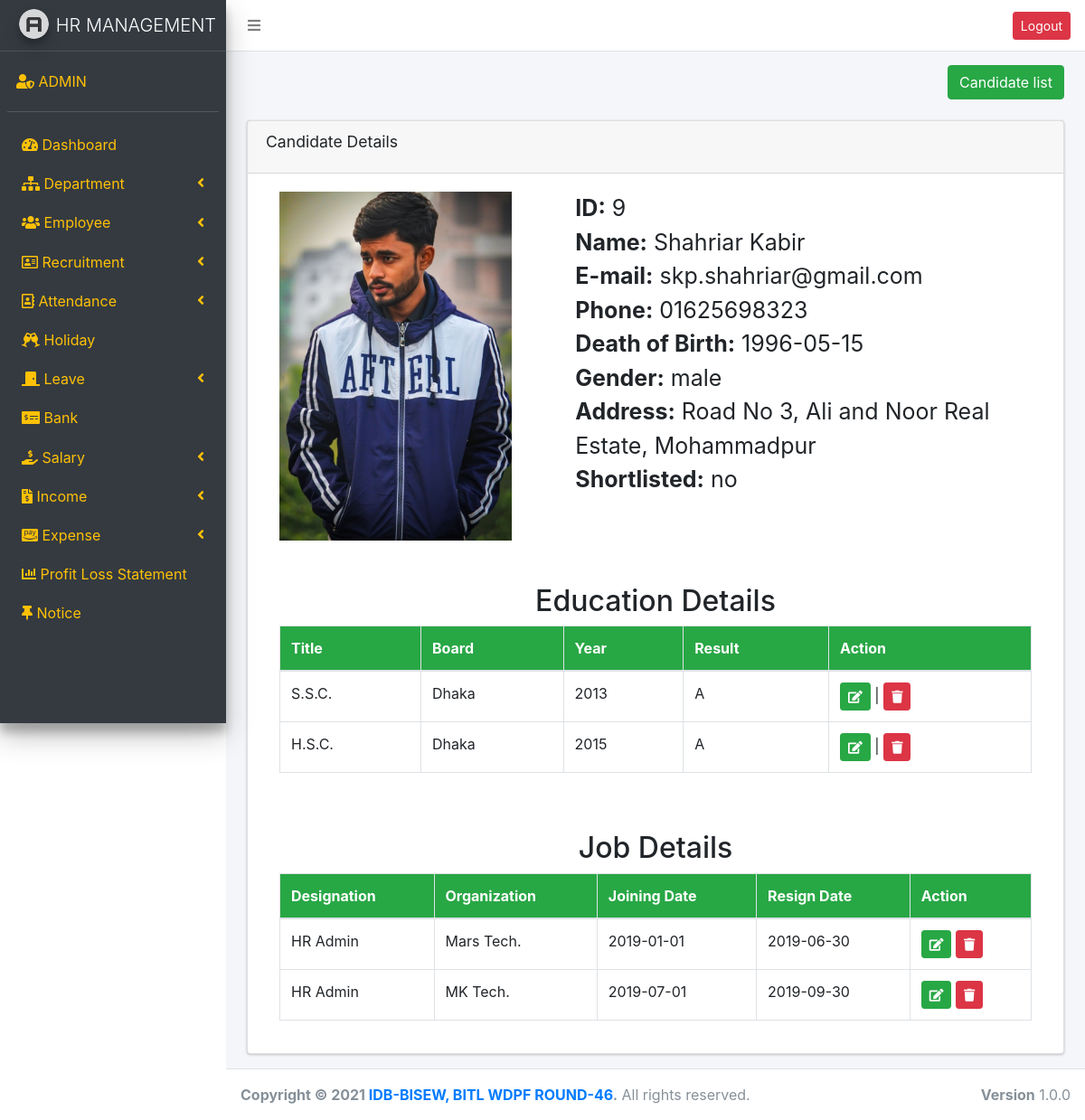
Page /candidate_details.php?id=9 (signed in) on the committed database.
### tables this page shows
CREATE TABLE `candidate` (
  `id` int(11) NOT NULL,
  `name` varchar(255) NOT NULL,
  `email` varchar(255) NOT NULL,
  `phone` varchar(20) NOT NULL,
  `address` text NOT NULL,
  `photo` varchar(200) NOT NULL,
  `dob` date NOT NULL,
  `gender` enum('male','female') DEFAULT NULL,
  `shortlisted` enum('yes','no') NOT NULL DEFAULT 'no',
  `status` enum('employee','candidate','','') NOT NULL DEFAULT 'candidate'
);

CREATE TABLE `candidate_education` (
  `eduID` int(11) NOT NULL,
  `title` varchar(255) NOT NULL,
  `year` varchar(10) NOT NULL,
  `board` varchar(255) NOT NULL,
  `result` varchar(10) NOT NULL,
  `candidateID` int(11) NOT NULL
);

CREATE TABLE `job_experience` (
  `jobID` int(11) NOT NULL,
  `designation` varchar(255) NOT NULL,
  `organization` text NOT NULL,
  `joining_date` date NOT NULL,
  `resign_date` date NOT NULL,
  `candidateID` int(11) NOT NULL
);

### candidate_details.php (the view)
<?php
require_once("header.php");
require_once("sidebar.php");
$id = $_GET['id'];
$candidate = $conn->query("SELECT * FROM `candidate` where candidate.id=$id");
$edu = $conn->query("SELECT * FROM `candidate_education` where candidate_education.candidateID=$id");
$job = $conn->query("SELECT * FROM `job_experience` where job_experience.candidateID=$id");
$can = $candidate->fetch_assoc();
?>
<section class="content-header">
    <div class="container-fluid">
        <div class="row mb-2">
            <div class="col-sm-6">
            </div>
            <div class="col-sm-6">
                <ol class="breadcrumb float-sm-right">
                    <li class="breadcrumb-item"><a class="btn btn-success" href="candidate_list.php">Candidate list</a></li>
                </ol>
            </div>
        </div>
    </div>
</section>
<section class="content">
    <div class="container-fluid">
        <div class="row">
            <div class="col-md-12">
                <div class="card">
                    <div class="card-header">
                        <h3 class="card-title">Candidate Details</h3>
                    </div>
                    <div class="card-body">
                        <div class="container cnd_dtl">
                            <div class="row">
                                <div class="col-md-4">
                                    <img src="assets/images/<?php echo $can['photo'] ?>" class="img-fluid" alt="">
                                </div>
                                <div class="col-md-8">
                                    <ul>
                                        <li><strong>ID:</strong> <?php echo $can['id'] ?> </li>
                                        <li><strong>Name:</strong> <?php echo $can['name'] ?> </li>
                                        <li><strong>E-mail:</strong> <?php echo $can['email'] ?></li>
                                        <li><strong>Phone:</strong> <?php echo $can['phone'] ?></li>
                                        <li><strong>Death of Birth:</strong> <?php echo $can['dob'] ?></li>
                                        <li><strong>Gender:</strong> <?php echo $can['gender'] ?></li>
                                        <li><strong>Address:</strong> <?php echo $can['address'] ?></li>
                                        <li><strong>Shortlisted:</strong> <?php echo $can['shortlisted'] ?></li>
                                    </ul>
                                </div>
                            </div>
                            <div class="row">
                                <div class="col-md-12">
                                    <h2 class="text-center mt-5">Education Details </h2>
                                    <table class="table table-bordered mt-2">
                                        <thead>
                                            <tr class="bg-success">
                                                <th scope="col">Title</th>
                                                <th scope="col">Board</th>
                                                <th scope="col">Year</th>
                                                <th scope="col">Result</th>
                                                <th scope="col">Action</th>
                                            </tr>
                                        </thead>
                                        <tbody>
                                            <?php while ($e = $edu->fetch_assoc()) { ?>
                                                <tr>
                                                    <td><?php echo $e['title'] ?></td>
                                                    <td><?php echo $e['board'] ?></td>
                                                    <td><?php echo $e['year'] ?></td>
                                                    <td><?php echo $e['result'] ?></td>
                                                    <td><a href="edit_cnd_edu.php?id=<?php echo $e['eduID'] ?>" class="btn btn-success btn-sm"><i class="fas fa-edit"></i></a> | <a href="candidate_education.php?delId=<?php echo $e['eduID'] ?>" class="btn btn-danger btn-sm" onclick="return confirm('Are you sure?')"><i class="fas fa-trash"></i></a></td>
                                                </tr>
                                            <?php } ?>
                                        </tbody>
                                    </table>
                                </div>
                            </div>
                            <div class="row">
                                <div class="col-md-12">
                                <h2 class="text-center mt-5">Job Details </h2>
                                    <table class="table table-bordered mt-2">
                                        <thead>
                                            <tr class="bg-success">
                                                <th scope="col">Designation</th>
                                                <th scope="col">Organization</th>
                                                <th scope="col">Joining Date</th>
                                                <th scope="col">Resign Date</th>
                                                <th scope="col">Action</th>
                                            </tr>
                                        </thead>
                                        <tbody>
                                            <?php while ($j=$job->fetch_assoc()) { ?>
                                                <tr>
                                                    <td><?php echo $j['designation']; ?></td>
                                                    <td><?php echo $j['organization']; ?></td>
                                                    <td><?php echo $j['joining_date']; ?></td>
                                                    <td><?php echo $j['resign_date']; ?></td>
                                                    <td>
                                                        <a href="jobExEdit.php?id=<?php echo $j['candidateID']; ?>" class="btn btn-sm btn-success"><i class="fas fa-edit"></i></a>
                                                        <a href="jobEx.php?id=<?php echo $j['candidateID']; ?>" onclick="return confirm('Are you sure?')" class="btn btn-sm btn-danger"><i class="fas fa-trash"></i></a>
                                                    </td>
                                                </tr>
                                            <?php
                                            }
                                            ?>
                                        </tbody>
                                    </table>
                                </div>
                            </div>
                        </div>
                    </div>
                </div>
            </div>
        </div>
    </div>
</section>
<?php require("footer.php"); ?>

### header.php (shortened to what this page needs)
<!DOCTYPE html>
<html lang="en">
<head>
  <link rel="stylesheet" href="https://pro.fontawesome.com/releases/v5.10.0/css/all.css" />
  <link rel="stylesheet" href="assets/css/adminlte.min.css">
  <link rel="stylesheet" href="https://maxcdn.bootstrapcdn.com/bootstrap/4.0.0/css/bootstrap.min.css">
  <link rel="stylesheet" type="text/css" media="screen" href="http://ajax.googleapis.com/ajax/libs/jqueryui/1.7.2/themes/base/jquery-ui.css">
  <link rel="stylesheet" href="assets/css/style.css">
</head>
<body class="hold-transition sidebar-mini layout-fixed">
  <div class="wrapper">
    <nav class="main-header navbar navbar-expand navbar-white navbar-light">
      <ul class="navbar-nav">
        <li class="nav-item">
          <a class="nav-link" data-widget="pushmenu" href="#" role="button"><i class="fas fa-bars"></i></a>
        </li>
      </ul>
      <ul class="navbar-nav ml-auto">
        <li class="nav-item">
          <a href="./logout.php " class="btn btn-sm btn-danger">Logout</a>
        </li>
      </ul>
    </nav>
    <div class="content-wrapper">

### sidebar.php (shortened to what this page needs)
<aside class="main-sidebar sidebar-dark-primary elevation-4">
  <a href="" class="brand-link">
    <img src="assets/images/AdminLTELogo.png" alt="AdminLTE Logo" class="brand-image img-circle elevation-3" style="opacity: .8">
    <span class="brand-text font-weight-light">HR MANAGEMENT</span>
  </a>
  <div class="sidebar">
    <div class="user-panel mt-3 pb-3 mb-3 d-flex">
      <div class="info">
        <a href="admin.php" class="d-block text-warning">
        <i class="fas fa-user-shield "></i>
        ADMIN</a>
      </div>
    </div>
    <nav class="mt-2">
      <ul class="nav nav-pills nav-sidebar flex-column" data-widget="treeview" role="menu" data-accordion="false">
        <li class="nav-item">
          <a href="dashboard.php" class="nav-link text-warning">
            <i class="fas fa-tachometer-alt"> </i>
            <p> Dashboard
            </p>
          </a>
        </li>
        <li class="nav-item">
          <a href="#" class="nav-link text-warning">
            <i class="fas fa-sitemap"></i>
            <p> Department
              <i class="fas fa-angle-left right"> </i>
            </p>
          </a>
        </li>
        <li class="nav-item">
          <a href="#" class="nav-link text-warning">
            <i class="fas fa-users"></i>
            <p> Employee
              <i class="fas fa-angle-left right"> </i>
            </p>
          </a>
        </li>
        <li class="nav-item">
          <a href="#" class="nav-link text-warning">
            <i class="far fa-address-card"></i>
            <p> Recruitment
              <i class="fas fa-angle-left right"> </i>
            </p>
          </a>
        </li>
        <li class="nav-item">
          <a href="#" class="nav-link text-warning">
            <i class="far fa-address-book"></i>
            <p> Attendance
              <i class="fas fa-angle-left right"> </i>
            </p>
          </a>
        </li>
        <li class="nav-item">
          <a href="holiday.php" class="nav-link text-warning">
            <i class="fas fa-glass-cheers"></i>
            <p>Holiday</p>
          </a>
        </li>
        <li class="nav-item">
          <a href="#" class="nav-link text-warning">
            <i class="fas fa-door-closed"></i>
            <p> Leave
              <i class="fas fa-angle-left right"> </i>
            </p>
          </a>
        </li>
        <li class="nav-item">
          <a href="bank.php" class="nav-link text-warning">
            <i class="fas fa-money-check-alt"></i>
            <p>Bank</p>
          </a>
        </li>
        <li class="nav-item">
          <a href="#" class="nav-link text-warning">
            <i class="fas fa-hand-holding-usd"></i>
            <p> Salary
              <i class="fas fa-angle-left right"> </i>
            </p>
          </a>
        </li>
        <li class="nav-item">
          <a href="#" class="nav-link text-warning">
            <i class="fas fa-file-invoice-dollar"></i>
            <p> Income
              <i class="fas fa-angle-left right"> </i>
            </p>
          </a>
        </li>
        <li class="nav-item">
          <a href="#" class="nav-link text-warning">
            <i class="fab fa-cc-amazon-pay"></i>
            <p> Expense
              <i class="fas fa-angle-left right"> </i>
            </p>
          </a>
        </li>
        <li class="nav-item">
          <a href="profit_loss.php" class="nav-link text-warning">
          <i class="fas fa-chart-bar"></i>
            <p>Profit Loss Statement</p>
          </a>
        </li>
        <li class="nav-item">
          <a href="add_notice.php" class="nav-link text-warning">
          <i class="fas fa-thumbtack"></i>
            <p> Notice
            </p>
          </a>
        </li>
      </ul>
    </nav>
  </div>
</aside>

### footer.php (shortened to what this page needs)
  </div>
 <footer class="main-footer">
    <strong>Copyright &copy; 2021 <a href="#">IDB-BISEW, BITL WDPF ROUND-46</a>.</strong>
    All rights reserved.
    <div class="float-right d-none d-sm-inline-block">
      <b>Version</b> 1.0.0
    </div>
  </footer>
</body>
</html>

### assets/css/style.css (style rules this page uses)
.cnd_dtl ul { list-style-type: none; font-size: 25px; }

### rows in the picture
candidate: photo (picture), id "9", name "Shahriar Kabir", email "skp.shahriar@gmail.com", phone "01625698323", dob "1996-05-15", gender "male", address "Road No 3, Ali and Noor Real Estate, Mohammadpur", shortlisted "no"
candidate_education: title "S.S.C.", board "Dhaka", year "2013", result "A"
candidate_education: title "H.S.C.", board "Dhaka", year "2015", result "A"
job_experience: designation "HR Admin", organization "Mars Tech.", joining_date "2019-01-01", resign_date "2019-06-30"
job_experience: designation "HR Admin", organization "MK Tech.", joining_date "2019-07-01", resign_date "2019-09-30"
